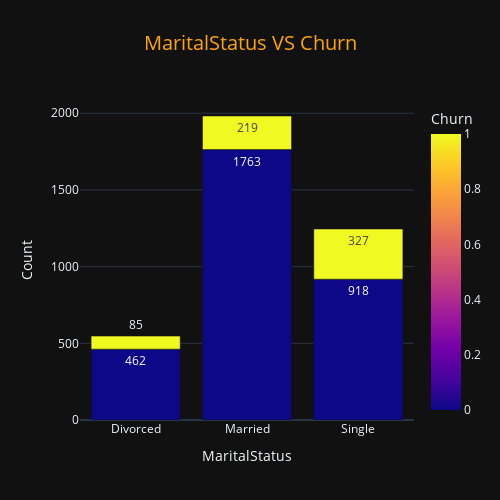

Notebook code cell kept with this figure:
### Code cell
churn_summary = data.groupby(['MaritalStatus', 'Churn']).size().reset_index(name='Count')
fig = px.bar(churn_summary, 
             x='MaritalStatus', 
             y='Count', 
             color='Churn', 
             title='MaritalStatus VS Churn',
             text='Count',
             color_discrete_sequence=px.colors.sequential.Sunset_r)
fig.update_layout(
    title_x=0.5,
    title_font=dict(size=20, color='orange'), 
    template='plotly_dark',
    barmode='group',  
    xaxis_title='MaritalStatus',
    yaxis_title='Count',
    width=500,
    height=500
)
fig.show()

### Figure 1 — Plotly figure (JSON) as saved in the notebook; plotly's stock layout.template omitted (floating-point values rounded to 4 significant figures)
{"data": [{"alignmentgroup": "True", "hovertemplate": "MaritalStatus=%{x}<br>Count=%{text}<br>Churn=%{marker.color}<extra></extra>", "legendgroup": "", "marker": {"color": [0, 1, 0, 1, 0, 1], "coloraxis": "coloraxis", "pattern": {"shape": ""}}, "name": "", "offsetgroup": "", "orientation": "v", "showlegend": false, "text": [462, 85, 1763, 219, 918, 327], "textposition": "auto", "type": "bar", "x": ["Divorced", "Divorced", "Married", "Married", "Single", "Single"], "xaxis": "x", "y": [462, 85, 1763, 219, 918, 327], "yaxis": "y"}], "layout": {"barmode": "group", "coloraxis": {"colorbar": {"title": {"text": "Churn"}}, "colorscale": [[0, "#0d0887"], [0.1111, "#46039f"], [0.2222, "#7201a8"], [0.3333, "#9c179e"], [0.4444, "#bd3786"], [0.5556, "#d8576b"], [0.6667, "#ed7953"], [0.7778, "#fb9f3a"], [0.8889, "#fdca26"], [1, "#f0f921"]]}, "height": 500, "legend": {"tracegroupgap": 0}, "title": {"font": {"color": "orange", "size": 20}, "text": "MaritalStatus VS Churn", "x": 0.5}, "width": 500, "xaxis": {"anchor": "y", "domain": [0, 1], "title": {"text": "MaritalStatus"}}, "yaxis": {"anchor": "x", "domain": [0, 1], "title": {"text": "Count"}}}}
